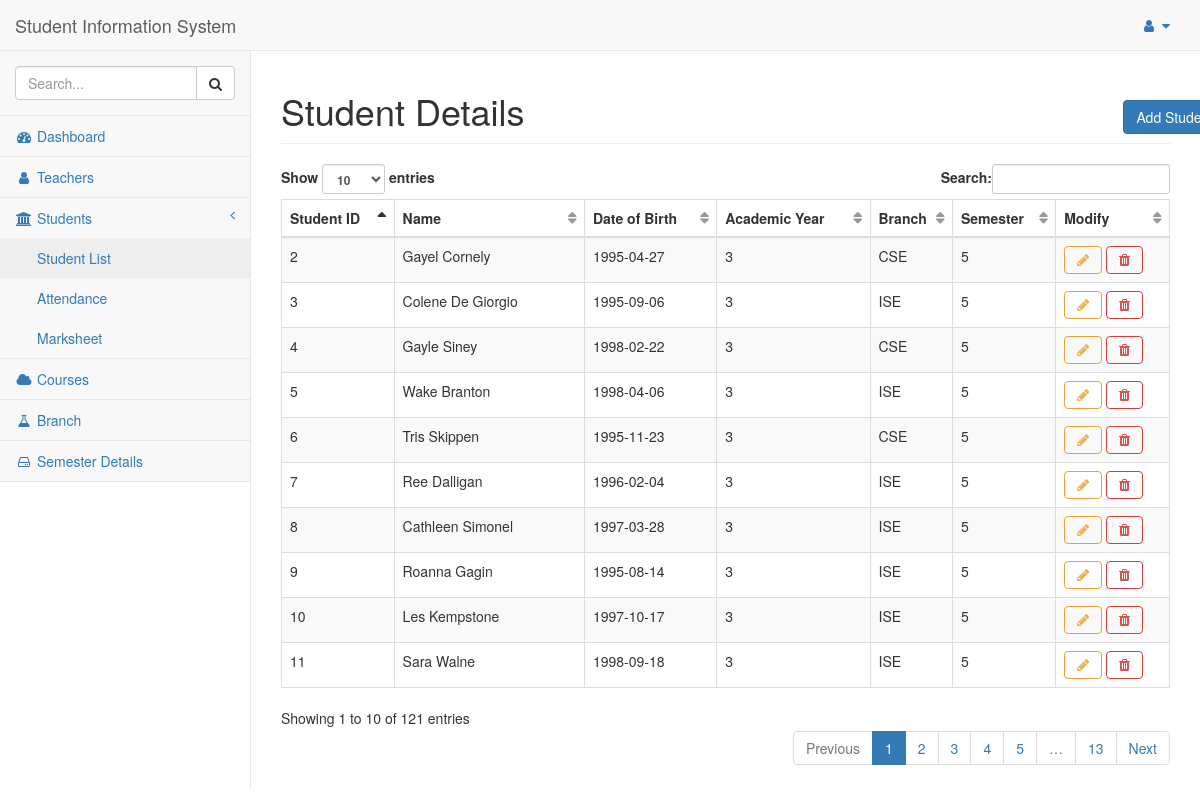
Page /students (signed in) on the committed database.
### tables this page shows
CREATE TABLE Student
(
 student_id    integer NOT NULL ,
 student_name  text NOT NULL ,
 date_of_birth date NOT NULL ,
academic_year year NOT NULL ,
 branch_code   text NOT NULL ,
 semester   integer NOT NULL ,
PRIMARY KEY (student_id),

 FOREIGN KEY (branch_code,semester) REFERENCES Branch (branch_code, semester) ON DELETE CASCADE ON UPDATE CASCADE
);

### flaskapp.py (the view)
@app.route('/students')
def students():
    global ID
    student_list = query_db("SELECT * FROM Student", [])
    return render_template("/students_info.html", id=ID,
                           student_list=student_list)

### flaskapp.py (called while the page is built)
def get_db():
    db = getattr(g, '_database', None)
    if db is None:
        db = g._database = sqlite3.connect(DATABASE)
        db.create_function('avg', 3, average)
        db.row_factory = sqlite3.Row
    return db

def query_db(query: object, args: object,
             one: object = False) -> object:
    cur = get_db().execute(query, args)
    rv = cur.fetchall()
    cur.close()
    return (rv[0] if rv else None) if one else rv

@app.teardown_appcontext
def close_connection(exception):
    db = getattr(g, '_database', None)
    if db is not None:
        db.close()

### templates/students_info.html
{% extends "base.html" %}
{% block title %}
<div class="row">
    <div class="col-lg-11">
      Student Details
    </div>
    <div class="col-lg-1">
      <button class="btn btn-primary btn-xl"  onclick="window.location.href='/add/student'">Add Student</button>
    </div>
  </div>
{% endblock %}
{% block content %}
<table class="table table-striped table-bordered table-hover dataTable no-footer dtr-inline collapsed" style="width: 100%;" id="dataTables">
  <thead>
    <tr>
      <th scope="col">Student ID</th>
      <th scope="col">Name</th>
      <th scope="col">Date of Birth</th>
      <th scope="col">Academic Year</th>
      <th scope="col">Branch</th>
      <th scope="col">Semester</th>
      <th scope="col">Modify</th>
    </tr>
  </thead>
  {% for student in student_list: %}
  <tr>
    <td>{{ student['student_id'] }}</td>
    <td>{{ student['student_name'] }}</td>
    <td>{{ student['date_of_birth'] }}</td>
    <td>{{ student['academic_year'] }}</td>
    <td>{{ student['branch_code'] }}</td>
    <td>{{ student['semester'] }}</td>
    <td>
      <button type="button" class="btn btn-outline btn-warning fa fa-pencil" onclick="window.location.href='/modify/student/{{ student['student_id'] }}/{{ student['academic_year'] }}'"></button>
      <button type="button" class="btn btn-outline btn-danger fa fa-trash" onclick="window.location.href='/delete/student/{{ student['student_id'] }}/{{ student['academic_year'] }}'"></button>
    </td>
  </tr>
  {% endfor %}
</table>
{% endblock %}

### rows in the picture
Student: student_id "2", student_name "Gayel Cornely", date_of_birth "1995-04-27", academic_year "3", branch_code "CSE", semester "5"
Student: student_id "3", student_name "Colene De Giorgio", date_of_birth "1995-09-06", academic_year "3", branch_code "ISE", semester "5"
Student: student_id "4", student_name "Gayle Siney", date_of_birth "1998-02-22", academic_year "3", branch_code "CSE", semester "5"
Student: student_id "5", student_name "Wake Branton", date_of_birth "1998-04-06", academic_year "3", branch_code "ISE", semester "5"
Student: student_id "6", student_name "Tris Skippen", date_of_birth "1995-11-23", academic_year "3", branch_code "CSE", semester "5"
Student: student_id "7", student_name "Ree Dalligan", date_of_birth "1996-02-04", academic_year "3", branch_code "ISE", semester "5"
Student: student_id "8", student_name "Cathleen Simonel", date_of_birth "1997-03-28", academic_year "3", branch_code "ISE", semester "5"
Student: student_id "9", student_name "Roanna Gagin", date_of_birth "1995-08-14", academic_year "3", branch_code "ISE", semester "5"
Student: student_id "10", student_name "Les Kempstone", date_of_birth "1997-10-17", academic_year "3", branch_code "ISE", semester "5"
Student: student_id "11", student_name "Sara Walne", date_of_birth "1998-09-18", academic_year "3", branch_code "ISE", semester "5"
